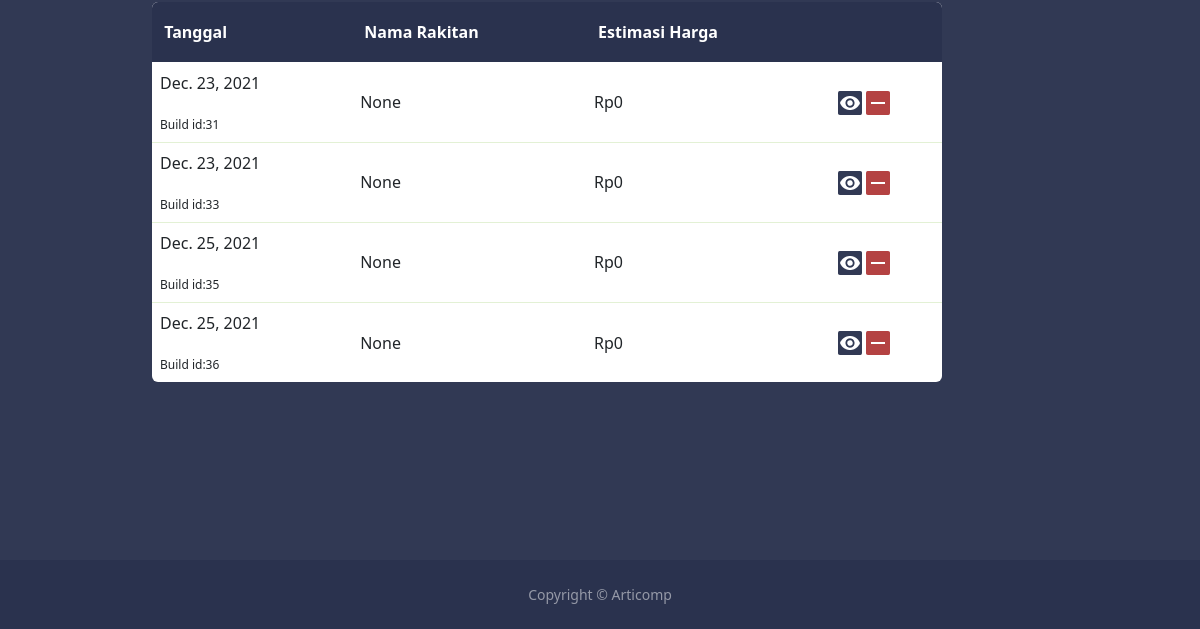
Before: /user/bsa/builds/ (lower part) with the older database file.
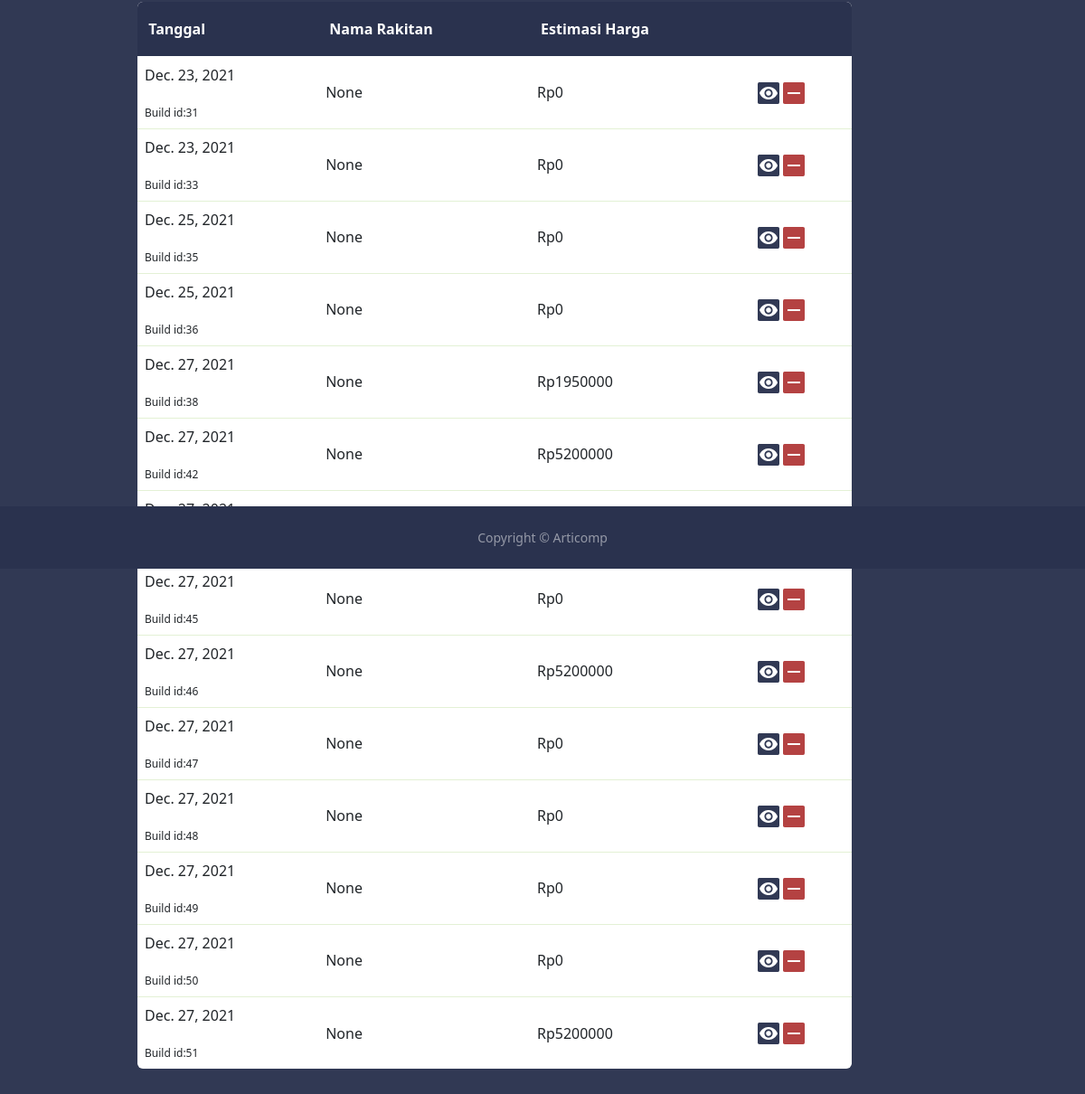
After: the same page with the newer database file.
### build/models.py (models this page shows)
class Build(models.Model):
    owner = models.CharField(max_length=120, default="")
    gpu = models.ForeignKey(GPU, null=True, blank=True, on_delete=models.DO_NOTHING)
    cpu = models.ForeignKey(CPU, null=True, blank=True, on_delete=models.DO_NOTHING)
    motherboard = models.ForeignKey(Motherboard, null=True, blank=True, on_delete=models.DO_NOTHING)
    ram = models.ForeignKey(RAM, null=True, blank=True, on_delete=models.DO_NOTHING)
    disk = models.ForeignKey(Disk, null=True, blank=True, on_delete=models.DO_NOTHING)
    power_supply = models.ForeignKey(PowerSupply, null=True, blank=True, on_delete=models.DO_NOTHING)
    cooler = models.ForeignKey(Cooler, null=True, blank=True, on_delete=models.DO_NOTHING)
    case = models.ForeignKey(Case, null=True, blank=True, on_delete=models.DO_NOTHING)
    fan = models.ForeignKey(Fan, null=True, blank=True, on_delete=models.DO_NOTHING)
    total_harga = models.PositiveIntegerField(default=0)
    build_title = models.CharField(max_length=120, null=True)
    dibuat = models.DateField(auto_now=True)
    def __str__(self):
        return "Build id: %s" %(self.id)

### user/views.py (the view)
# urls.py: path('builds/', userBuildView, name='builds'),
def userBuildView(request, username):
    build = Build.objects.filter(owner=request.user.username)
    print(build)
    context = {"build": build}
    return render(request, 'user/profile-rakit.html', context)

### user/templates/user/profile-rakit.html (shortened to what this page needs)
{% extends 'base.html' %}
{% load static %}
{% block content %}
<link rel="stylesheet" href="/static/css/profile-rakit.css">
<div class="jumbotron jumbotron-fluid">
  <div class="semua">
    <div class="kanan" align="right">
      <table align="right">
        {% if build %}
        <thead>
          <tr>
            <th> &nbsp;Tanggal</th>
            <th> &nbsp;Nama Rakitan</th>
            <th> &nbsp;Estimasi Harga</th>
            <th> </th>
          </tr>
          <thead>
          <tbody>
            {% for list in build %}
            <tr>
              <td>{{ list.dibuat}}<br><br> <span class="buildid" style="font-size: 12px;">Build id:{{list.id}}</span>
              </td>
              <td style="font-style: bold;">{{list.build_title}}</td>
              <td>Rp{{list.total_harga}}</td>
              <td><a href="{% url 'user:viewBuild' user.username list.id %}"><img src="/static/assets/edit.png" alt="Lihat"></a> <a href="{% url 'user:deleteBuild' user.username list.id %}"><img src="/static/assets/remove.png" alt="Hapus"></a></td>
            </tr>
            {% endfor %}
          </tbody>
          {% else %}
            <td>
              <div style="text-align: center;">Tidak Ada Rakitan</div>
            </td>
          {% endif %}
      </table>
    </div>
  </div>
</div>
{% endblock %}

Changed rows visible on the page:
added Build: dibuat "Dec. 27, 2021", id "38", build_title "None", total_harga "1950000"
added Build: dibuat "Dec. 27, 2021", id "42", build_title "None", total_harga "5200000"
added Build: dibuat "Dec. 27, 2021", id "45", build_title "None", total_harga "0"
added Build: dibuat "Dec. 27, 2021", id "46", build_title "None", total_harga "5200000"
added Build: dibuat "Dec. 27, 2021", id "47", build_title "None", total_harga "0"
added Build: dibuat "Dec. 27, 2021", id "48", build_title "None", total_harga "0"
added Build: dibuat "Dec. 27, 2021", id "49", build_title "None", total_harga "0"
added Build: dibuat "Dec. 27, 2021", id "50", build_title "None", total_harga "0"
added Build: dibuat "Dec. 27, 2021", id "51", build_title "None", total_harga "5200000"
